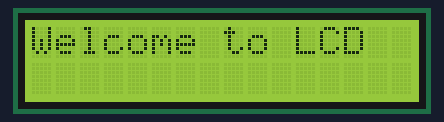
A sketch run on a simulated Arduino Uno, built with avr-gcc and run on an emulated ATmega328P. Parts: 16×2 character LCD.

Above: at 0.1 s.
At 1.2 s:
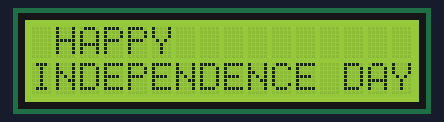

Measured:
- what the display in image 1 shows lasts 5.0 s, from 1.2 s to 6.2 s

The sketch:

lcd-sample.ino
```cpp
#include <Wire.h>
#include <LiquidCrystal_I2C.h>

LiquidCrystal_I2C lcd(0x3F,2,1,0,4,7,3,POSITIVE);

void setup()
{
  //Wire.begin();
  lcd.begin(16,2);
  lcd.clear();
  lcd.print("Welcome to LCD");
}
void loop()
{
 delay(1000);
 lcd.begin();
 lcd.backlight();
 lcd.setCursor(1,0);
 lcd.print("HAPPY");
 lcd.setCursor(0,1);
  lcd.print("INDEPENDENCE DAY");
  delay(5000);
  lcd.clear();
 }
```
